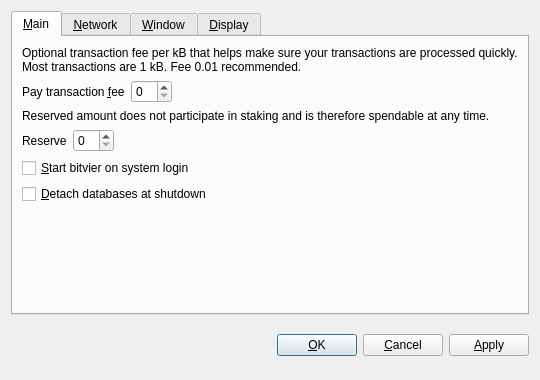
<?xml version="1.0" encoding="UTF-8"?>
<ui version="4.0">
 <class>OptionsDialog</class>
 <widget class="QDialog" name="OptionsDialog">
  <property name="geometry">
   <rect>
    <x>0</x>
    <y>0</y>
    <width>540</width>
    <height>380</height>
   </rect>
  </property>
  <property name="windowTitle">
   <string>Options</string>
  </property>
  <property name="modal">
   <bool>true</bool>
  </property>
  <layout class="QVBoxLayout" name="verticalLayout">
   <item>
    <widget class="QTabWidget" name="tabWidget">
     <property name="tabPosition">
      <enum>QTabWidget::North</enum>
     </property>
     <property name="currentIndex">
      <number>0</number>
     </property>
     <widget class="QWidget" name="tabMain">
      <attribute name="title">
       <string>&amp;Main</string>
      </attribute>
      <layout class="QVBoxLayout" name="verticalLayout_Main">
       <item>
        <widget class="QLabel" name="transactionFeeInfoLabel">
         <property name="text">
          <string>Optional transaction fee per kB that helps make sure your transactions are processed quickly. Most transactions are 1 kB. Fee 0.01 recommended.</string>
         </property>
         <property name="textFormat">
          <enum>Qt::PlainText</enum>
         </property>
         <property name="wordWrap">
          <bool>true</bool>
         </property>
        </widget>
       </item>
       <item>
        <layout class="QHBoxLayout" name="horizontalLayoutFee">
         <item>
          <widget class="QLabel" name="transactionFeeLabel">
           <property name="text">
            <string>Pay transaction &amp;fee</string>
           </property>
           <property name="textFormat">
            <enum>Qt::PlainText</enum>
           </property>
           <property name="buddy">
            <cstring>transactionFee</cstring>
           </property>
          </widget>
         </item>
         <item>
          <widget class="BitcoinAmountField" name="transactionFee"/>
         </item>
         <item>
          <spacer name="horizontalSpacerFee">
           <property name="orientation">
            <enum>Qt::Horizontal</enum>
           </property>
           <property name="sizeHint" stdset="0">
            <size>
             <width>40</width>
             <height>20</height>
            </size>
           </property>
          </spacer>
         </item>
        </layout>
       </item>
       <item>
        <widget class="QLabel" name="reserveBalanceInfoLabel">
         <property name="text">
          <string>Reserved amount does not participate in staking and is therefore spendable at any time.</string>
         </property>
         <property name="textFormat">
          <enum>Qt::PlainText</enum>
         </property>
         <property name="wordWrap">
          <bool>true</bool>
         </property>
        </widget>
       </item>
       <item>
        <layout class="QHBoxLayout" name="horizontalLayoutReserveBalance">
         <item>
          <widget class="QLabel" name="reserveBalanceLabel">
           <property name="text">
            <string>Reserve</string>
           </property>
           <property name="textFormat">
            <enum>Qt::PlainText</enum>
           </property>
           <property name="buddy">
            <cstring>reserveBalance</cstring>
           </property>
          </widget>
         </item>
         <item>
          <widget class="BitcoinAmountField" name="reserveBalance"/>
         </item>
         <item>
          <spacer name="horizontalSpacerReserveBalance">
           <property name="orientation">
            <enum>Qt::Horizontal</enum>
           </property>
           <property name="sizeHint" stdset="0">
            <size>
             <width>40</width>
             <height>20</height>
            </size>
           </property>
          </spacer>
         </item>
        </layout>
       </item>
       <item>
        <widget class="QCheckBox" name="bitcoinAtStartup">
         <property name="toolTip">
          <string>Automatically start bitvier after logging in to the system.</string>
         </property>
         <property name="text">
          <string>&amp;Start bitvier on system login</string>
         </property>
        </widget>
       </item>
       <item>
        <widget class="QCheckBox" name="detachDatabases">
         <property name="toolTip">
          <string>Detach block and address databases at shutdown. This means they can be moved to another data directory, but it slows down shutdown. The wallet is always detached.</string>
         </property>
         <property name="text">
          <string>&amp;Detach databases at shutdown</string>
         </property>
        </widget>
       </item>
       <item>
        <spacer name="verticalSpacer_Main">
         <property name="orientation">
          <enum>Qt::Vertical</enum>
         </property>
         <property name="sizeHint" stdset="0">
          <size>
           <width>20</width>
           <height>40</height>
          </size>
         </property>
        </spacer>
       </item>
      </layout>
     </widget>
     <widget class="QWidget" name="tabNetwork">
      <attribute name="title">
       <string>&amp;Network</string>
      </attribute>
      <layout class="QVBoxLayout" name="verticalLayout_Network">
       <item>
        <widget class="QCheckBox" name="mapPortUpnp">
         <property name="toolTip">
          <string>Automatically open the bitvier client port on the router. This only works when your router supports UPnP and it is enabled.</string>
         </property>
         <property name="text">
          <string>Map port using &amp;UPnP</string>
         </property>
        </widget>
       </item>
       <item>
        <widget class="QCheckBox" name="connectSocks">
         <property name="toolTip">
          <string>Connect to the bitvier network through a SOCKS proxy (e.g. when connecting through Tor).</string>
         </property>
         <property name="text">
          <string>&amp;Connect through SOCKS proxy:</string>
         </property>
        </widget>
       </item>
       <item>
        <layout class="QHBoxLayout" name="horizontalLayout_Network">
         <item>
          <widget class="QLabel" name="proxyIpLabel">
           <property name="text">
            <string>Proxy &amp;IP:</string>
           </property>
           <property name="textFormat">
            <enum>Qt::PlainText</enum>
           </property>
           <property name="buddy">
            <cstring>proxyIp</cstring>
           </property>
          </widget>
         </item>
         <item>
          <widget class="QValidatedLineEdit" name="proxyIp">
           <property name="maximumSize">
            <size>
             <width>140</width>
             <height>16777215</height>
            </size>
           </property>
           <property name="toolTip">
            <string>IP address of the proxy (e.g. 127.0.0.1)</string>
           </property>
          </widget>
         </item>
         <item>
          <widget class="QLabel" name="proxyPortLabel">
           <property name="text">
            <string>&amp;Port:</string>
           </property>
           <property name="textFormat">
            <enum>Qt::PlainText</enum>
           </property>
           <property name="buddy">
            <cstring>proxyPort</cstring>
           </property>
          </widget>
         </item>
         <item>
          <widget class="QLineEdit" name="proxyPort">
           <property name="maximumSize">
            <size>
             <width>55</width>
             <height>16777215</height>
            </size>
           </property>
           <property name="toolTip">
            <string>Port of the proxy (e.g. 9050)</string>
           </property>
          </widget>
         </item>
         <item>
          <widget class="QLabel" name="socksVersionLabel">
           <property name="text">
            <string>SOCKS &amp;Version:</string>
           </property>
           <property name="textFormat">
            <enum>Qt::PlainText</enum>
           </property>
           <property name="buddy">
            <cstring>socksVersion</cstring>
           </property>
          </widget>
         </item>
         <item>
          <widget class="QValueComboBox" name="socksVersion">
           <property name="toolTip">
            <string>SOCKS version of the proxy (e.g. 5)</string>
           </property>
          </widget>
         </item>
         <item>
          <spacer name="horizontalSpacer_Network">
           <property name="orientation">
            <enum>Qt::Horizontal</enum>
           </property>
           <property name="sizeHint" stdset="0">
            <size>
             <width>40</width>
             <height>20</height>
            </size>
           </property>
          </spacer>
         </item>
        </layout>
       </item>
       <item>
        <spacer name="verticalSpacer_Network">
         <property name="orientation">
          <enum>Qt::Vertical</enum>
         </property>
         <property name="sizeHint" stdset="0">
          <size>
           <width>20</width>
           <height>40</height>
          </size>
         </property>
        </spacer>
       </item>
      </layout>
     </widget>
     <widget class="QWidget" name="tabWindow">
      <attribute name="title">
       <string>&amp;Window</string>
      </attribute>
      <layout class="QVBoxLayout" name="verticalLayout_Window">
       <item>
        <widget class="QCheckBox" name="minimizeToTray">
         <property name="toolTip">
          <string>Show only a tray icon after minimizing the window.</string>
         </property>
         <property name="text">
          <string>&amp;Minimize to the tray instead of the taskbar</string>
         </property>
        </widget>
       </item>
       <item>
        <widget class="QCheckBox" name="minimizeOnClose">
         <property name="toolTip">
          <string>Minimize instead of exit the application when the window is closed. When this option is enabled, the application will be closed only after selecting Quit in the menu.</string>
         </property>
         <property name="text">
          <string>M&amp;inimize on close</string>
         </property>
        </widget>
       </item>
       <item>
        <spacer name="verticalSpacer_Window">
         <property name="orientation">
          <enum>Qt::Vertical</enum>
         </property>
         <property name="sizeHint" stdset="0">
          <size>
           <width>20</width>
           <height>40</height>
          </size>
         </property>
        </spacer>
       </item>
      </layout>
     </widget>
     <widget class="QWidget" name="tabDisplay">
      <attribute name="title">
       <string>&amp;Display</string>
      </attribute>
      <layout class="QVBoxLayout" name="verticalLayout_Display">
       <item>
        <layout class="QHBoxLayout" name="horizontalLayout_1_Display">
         <item>
          <widget class="QLabel" name="langLabel">
           <property name="text">
            <string>User Interface &amp;language:</string>
           </property>
           <property name="textFormat">
            <enum>Qt::PlainText</enum>
           </property>
           <property name="buddy">
            <cstring>lang</cstring>
           </property>
          </widget>
         </item>
         <item>
          <widget class="QValueComboBox" name="lang">
           <property name="toolTip">
            <string>The user interface language can be set here. This setting will take effect after restarting bitvier.</string>
           </property>
          </widget>
         </item>
        </layout>
       </item>
       <item>
        <layout class="QHBoxLayout" name="horizontalLayout_2_Display">
         <item>
          <widget class="QLabel" name="unitLabel">
           <property name="text">
            <string>&amp;Unit to show amounts in:</string>
           </property>
           <property name="textFormat">
            <enum>Qt::PlainText</enum>
           </property>
           <property name="buddy">
            <cstring>unit</cstring>
           </property>
          </widget>
         </item>
         <item>
          <widget class="QValueComboBox" name="unit">
           <property name="toolTip">
            <string>Choose the default subdivision unit to show in the interface and when sending coins.</string>
           </property>
          </widget>
         </item>
        </layout>
       </item>
       <item>
        <widget class="QCheckBox" name="usebitvierTheme">
         <property name="text">
          <string>Use bitvier visual theme (requires restart)</string>
         </property>
        </widget>
       </item>	   
       <item>
        <widget class="QCheckBox" name="displayAddresses">
         <property name="toolTip">
          <string>Whether to show bitvier addresses in the transaction list or not.</string>
         </property>
         <property name="text">
          <string>&amp;Display addresses in transaction list</string>
         </property>
        </widget>
       </item>
       <item>
        <widget class="QCheckBox" name="coinControlFeatures">
         <property name="toolTip">
          <string>Whether to show coin control features or not.</string>
         </property>
         <property name="text">
          <string>Display coin &amp;control features (experts only!)</string>
         </property>
        </widget>
       </item>
       <item>
        <spacer name="verticalSpacer_Display">
         <property name="orientation">
          <enum>Qt::Vertical</enum>
         </property>
         <property name="sizeHint" stdset="0">
          <size>
           <width>20</width>
           <height>40</height>
          </size>
         </property>
        </spacer>
       </item>
      </layout>
     </widget>
    </widget>
   </item>
   <item>
    <layout class="QHBoxLayout" name="horizontalLayout_Buttons">
     <item>
      <spacer name="horizontalSpacer_1">
       <property name="orientation">
        <enum>Qt::Horizontal</enum>
       </property>
       <property name="sizeHint" stdset="0">
        <size>
         <width>40</width>
         <height>48</height>
        </size>
       </property>
      </spacer>
     </item>
     <item>
      <widget class="QLabel" name="statusLabel">
       <property name="font">
        <font>
         <weight>75</weight>
         <bold>true</bold>
        </font>
       </property>
       <property name="text">
        <string/>
       </property>
       <property name="textFormat">
        <enum>Qt::PlainText</enum>
       </property>
       <property name="wordWrap">
        <bool>true</bool>
       </property>
      </widget>
     </item>
     <item>
      <spacer name="horizontalSpacer_2">
       <property name="orientation">
        <enum>Qt::Horizontal</enum>
       </property>
       <property name="sizeHint" stdset="0">
        <size>
         <width>40</width>
         <height>48</height>
        </size>
       </property>
      </spacer>
     </item>
     <item>
      <widget class="QPushButton" name="okButton">
       <property name="text">
        <string>&amp;OK</string>
       </property>
      </widget>
     </item>
     <item>
      <widget class="QPushButton" name="cancelButton">
       <property name="text">
        <string>&amp;Cancel</string>
       </property>
       <property name="autoDefault">
        <bool>false</bool>
       </property>
      </widget>
     </item>
     <item>
      <widget class="QPushButton" name="applyButton">
       <property name="text">
        <string>&amp;Apply</string>
       </property>
       <property name="autoDefault">
        <bool>false</bool>
       </property>
      </widget>
     </item>
    </layout>
   </item>
  </layout>
 </widget>
 <customwidgets>
  <customwidget>
   <class>BitcoinAmountField</class>
   <extends>QSpinBox</extends>
   <header>bitcoinamountfield.h</header>
  </customwidget>
  <customwidget>
   <class>QValueComboBox</class>
   <extends>QComboBox</extends>
   <header>qvaluecombobox.h</header>
  </customwidget>
  <customwidget>
   <class>QValidatedLineEdit</class>
   <extends>QLineEdit</extends>
   <header>qvalidatedlineedit.h</header>
  </customwidget>
 </customwidgets>
 <resources/>
 <connections/>
</ui>
